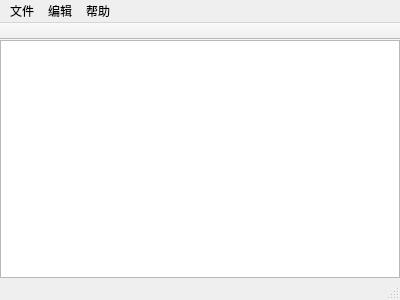
<?xml version="1.0" encoding="UTF-8"?>
<ui version="4.0">
 <class>Notepad</class>
 <widget class="QMainWindow" name="Notepad">
  <property name="geometry">
   <rect>
    <x>0</x>
    <y>0</y>
    <width>400</width>
    <height>300</height>
   </rect>
  </property>
  <property name="windowTitle">
   <string>Notepad</string>
  </property>
  <widget class="QWidget" name="centralWidget">
   <layout class="QHBoxLayout" name="horizontalLayout">
    <property name="spacing">
     <number>0</number>
    </property>
    <property name="margin">
     <number>0</number>
    </property>
    <item>
     <widget class="QTextEdit" name="textEdit">
      <property name="sizePolicy">
       <sizepolicy hsizetype="Minimum" vsizetype="Minimum">
        <horstretch>0</horstretch>
        <verstretch>0</verstretch>
       </sizepolicy>
      </property>
      <property name="layoutDirection">
       <enum>Qt::LeftToRight</enum>
      </property>
      <property name="tabStopWidth">
       <number>0</number>
      </property>
     </widget>
    </item>
   </layout>
  </widget>
  <widget class="QMenuBar" name="menuBar">
   <property name="geometry">
    <rect>
     <x>0</x>
     <y>0</y>
     <width>400</width>
     <height>24</height>
    </rect>
   </property>
   <widget class="QMenu" name="file">
    <property name="title">
     <string>文件</string>
    </property>
    <addaction name="newBuild"/>
    <addaction name="open"/>
    <addaction name="save"/>
    <addaction name="saveAs"/>
    <addaction name="separator"/>
    <addaction name="exit"/>
   </widget>
   <widget class="QMenu" name="edit">
    <property name="title">
     <string>编辑</string>
    </property>
    <addaction name="actionFz"/>
   </widget>
   <widget class="QMenu" name="help">
    <property name="title">
     <string>帮助</string>
    </property>
   </widget>
   <addaction name="file"/>
   <addaction name="edit"/>
   <addaction name="help"/>
  </widget>
  <widget class="QToolBar" name="mainToolBar">
   <property name="enabled">
    <bool>true</bool>
   </property>
   <property name="sizePolicy">
    <sizepolicy hsizetype="Minimum" vsizetype="Minimum">
     <horstretch>0</horstretch>
     <verstretch>0</verstretch>
    </sizepolicy>
   </property>
   <property name="autoFillBackground">
    <bool>true</bool>
   </property>
   <property name="movable">
    <bool>false</bool>
   </property>
   <property name="allowedAreas">
    <set>Qt::NoToolBarArea</set>
   </property>
   <property name="iconSize">
    <size>
     <width>0</width>
     <height>0</height>
    </size>
   </property>
   <property name="toolButtonStyle">
    <enum>Qt::ToolButtonFollowStyle</enum>
   </property>
   <property name="floatable">
    <bool>true</bool>
   </property>
   <attribute name="toolBarArea">
    <enum>TopToolBarArea</enum>
   </attribute>
   <attribute name="toolBarBreak">
    <bool>true</bool>
   </attribute>
  </widget>
  <widget class="QStatusBar" name="statusBar"/>
  <action name="newBuild">
   <property name="text">
    <string> 新建</string>
   </property>
   <property name="shortcut">
    <string>Ctrl+N</string>
   </property>
  </action>
  <action name="open">
   <property name="text">
    <string>打开</string>
   </property>
   <property name="shortcut">
    <string>Ctrl+O</string>
   </property>
  </action>
  <action name="save">
   <property name="text">
    <string>保存</string>
   </property>
   <property name="shortcut">
    <string>Ctrl+S</string>
   </property>
  </action>
  <action name="saveAs">
   <property name="text">
    <string>另存为</string>
   </property>
  </action>
  <action name="exit">
   <property name="text">
    <string>退出</string>
   </property>
  </action>
  <action name="actionFz">
   <property name="text">
    <string>fz</string>
   </property>
  </action>
 </widget>
 <layoutdefault spacing="6" margin="11"/>
 <resources/>
 <connections>
  <connection>
   <sender>exit</sender>
   <signal>triggered()</signal>
   <receiver>Notepad</receiver>
   <slot>close()</slot>
   <hints>
    <hint type="sourcelabel">
     <x>-1</x>
     <y>-1</y>
    </hint>
    <hint type="destinationlabel">
     <x>199</x>
     <y>149</y>
    </hint>
   </hints>
  </connection>
 </connections>
</ui>
